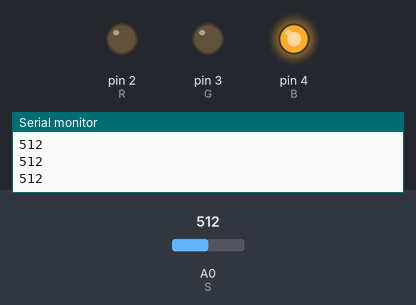
Bench run of a sketch on a simulated Arduino Uno, built with avr-gcc and run on an emulated ATmega328P. Shown: output pins drawn as LEDs (lit = HIGH), the last lines printed to the serial monitor. The inputs (shaded band) are chosen by the test bench; at power-on: A0 (S) = 512.

Above: at 1.2 s.
1.3 s: A0 (S) set to 485
At 2.4 s:
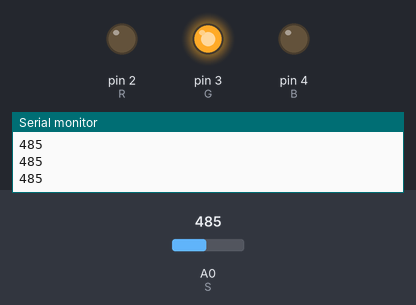
2.8 s: A0 (S) set to 610
At 3.8 s:
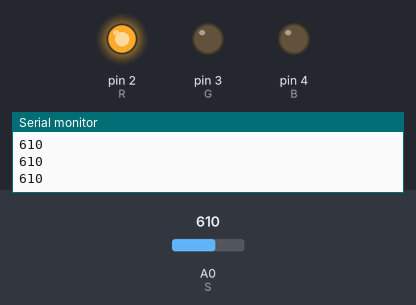
4.3 s: A0 (S) set to 588
At 5.2 s:
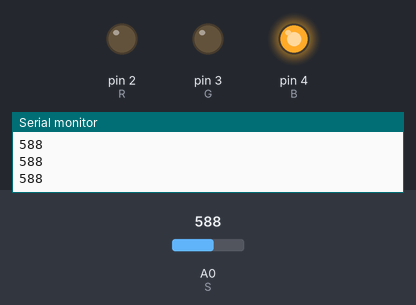
5.8 s: A0 (S) set to 490
At 6.6 s:
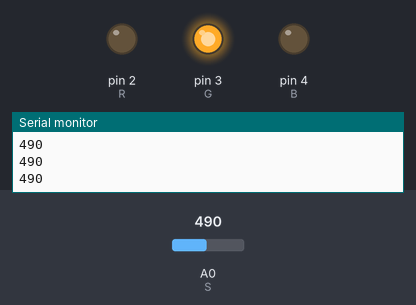
Timing chart, 0 to 8.3 s (numbered marks = the images above; inputs shaded):
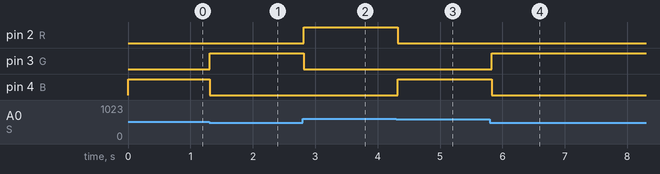

The sketch:

23_slope_sensor.ino
```cpp
int S = A0;
int R = 2;
int G = 3;
int B = 4;

void setup() {
  Serial.begin(9600);
  pinMode(R, OUTPUT);
  pinMode(G, OUTPUT);
  pinMode(B, OUTPUT);
  pinMode(S, INPUT);

}

void loop() {
  Serial.println(analogRead(S));

  if(analogRead(S)>=600)
  {
    digitalWrite(R,HIGH);
    digitalWrite(G,LOW);
    digitalWrite(B,LOW);
  }

  else if(analogRead(S)<=500)
  {
    digitalWrite(R,LOW);
    digitalWrite(G,HIGH);
    digitalWrite(B,LOW);
  }

  else
  {
    digitalWrite(R,LOW);
    digitalWrite(G,LOW);
    digitalWrite(B,HIGH);
  }
  delay(100);
}
```

Measured:
- the behaviour switches between 501 and 500 on A0 (S) (found by bisection; images 0 and 1)
- the behaviour switches between 600 and 599 on A0 (S) (found by bisection; images 2 and 3)
- after the input at 1.3 s, pin 3 (G): LOW → HIGH at once; pin 4 (B): HIGH → LOW at once
- after the input at 2.8 s, pin 2 (R): LOW → HIGH at once; pin 3 (G): HIGH → LOW at once
- after the input at 4.3 s, pin 2 (R): HIGH → LOW at once; pin 4 (B): LOW → HIGH at once
- after the input at 5.8 s, pin 3 (G): LOW → HIGH at once; pin 4 (B): HIGH → LOW at once
